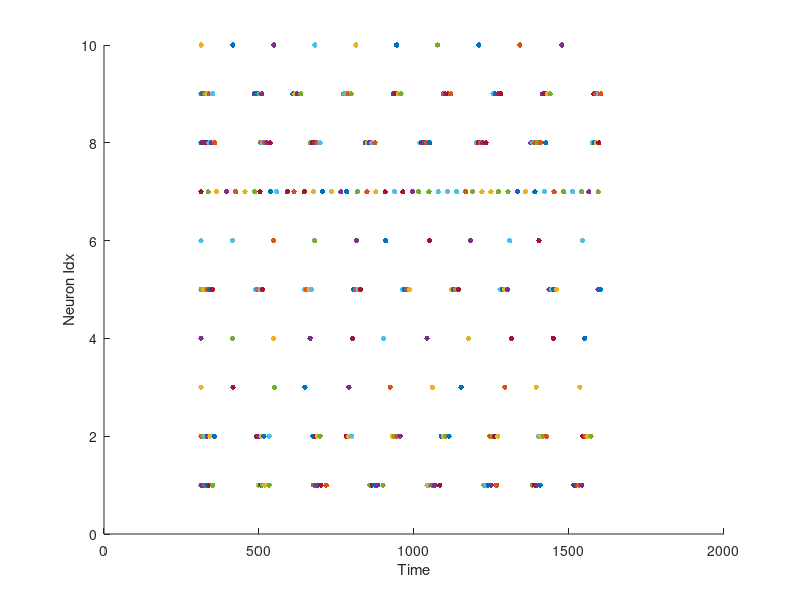

MATLAB code for this plot: (Note: this script raises an error after producing the figure.)

%{
Types of Neuron Models used
1 - regular spiking (excitatory)
2 - fast spiking (inhibitory)
3 - low-threshold spiking (inhibitory)
4 - chattering neurons (excitatory)
%}

warning('off')
% Number of Neurons
num_neu = 10;

% Random initialization of Neuron types
neu_list = zeros(num_neu,1);
for ii = 1:num_neu
    neu_list(ii) = randi([1,4],1,1);
end
M = size(neu_list,1);

% Activation matrix - Indicates which neurons receive an 
% external applied stimulus
act_mat = zeros(num_neu,1);
for jj = 1:num_neu
%     act_mat(ii,jj) = randi([0,1],1,1); % Choose this option to randomnly 
%     % decide which neurons to provide a stimulus to
    act_mat(jj) = 1;
end


% Simulation parameters
dt = 0.5;
T = 1000/dt;

% Different current initializations for applied current, synapse noise,
% synpatical connections, and total contributions of all the above
Iapp = zeros(T,M);
Isyn_noise = zeros(T,M);
Isyn = zeros(T,M);
Itot = zeros(T,M);

% Initializing Membrane Potential-related values
v = zeros(T,M); % Membrane Potential
v(1,:) = -70; % Initial Membrane Potential
u = zeros(T,M); % Membrane recovery potential
u(1,:) = -14; % Initial Membrane recovery potential

% Synapse model paramters
tg = 20; % time constant for first-order linear kinetics
frate = 0.004; % Rate of Possion Process
nsyn = 20; % Number of input synapses for purpose of noise modelling 
% (can be tuned)
r_nn = rand(T,nsyn,M); % Random numbers generated for Poisson Process
p_nn = zeros(nsyn,M); % Variable to update conductances based on Poisson Process
gin_nn = zeros(nsyn,M); % Conductances for Poisson Process
E_nn = zeros(nsyn,M); % Used as a variable in the Possion Process modelling
% of synapses
win_nn = zeros(nsyn,M); % Weight's for Poisson Process
% Select 15% random indices
idx_nn = randperm(numel(win_nn),round(numel(win_nn)*15/100)); 
% 0.1 weight assigned to 15% of all noisy connections
win_nn(idx_nn) = 0.1;


% Recurrent Parameters
gin_ij = zeros(M,M); % Conductances for neuron i to neuron j connections
E_ij = zeros(M,M); % Variable to help model synaptic connections
win_ij = zeros(M,M); % Weights for connections from neuron i to neuron j
% Select 15% random indices
idx_ij = randperm(numel(win_ij),round(numel(win_ij)*15/100));
% 15% of all recurrent connections have weights pulled out randomly from a
% Gaussian Distribution
win_ij(idx_ij) = gamrnd(4,0.007,1,round(numel(win_ij)*15/100));
% Make the matrix sparse, thereby allowing faster computation
win_ij = sparse(win_ij);

for t = 1:T-1
    for ii = 1:M
        ntype = neu_list(ii);
        % regular spiking
        if ntype == 1
            a = 0.02; % time scale of u
            b = 0.2; % sensitivity of recovery variable
            % after-spike reset value of v
            c = -65; % Deep voltage reset
            % after-spike reset of recovery variable
            d = 8; % large after-spike jump of u
            vthresh = 35; % threshold voltage
        end
        % fast spiking
        if ntype == 2
            a = 0.1; % fast recovery
            b = 0.2;
            c = -65;
            d = 2;
            vthresh = 35;
            % If inhibitory neuron, set Ej = -85
            E_ij(:,ii) = - 85;
        end
        % low-threshold spiking
        if ntype == 3
            a = 0.02; % fast recovery
            b = 0.25; % low firing thresholds
            c = -65;
            d = 2;
            vthresh = 35;
            % If inhibitory neuron, set Ej = -85
            E_ij(:,ii) = - 85;
        end
        % chattering neurons
        if ntype == 4
            a = 0.02;
            b = 0.2;
            c = -50; % very high voltage reset  
            d = 2; % moderate after-spike jump of u
            vthresh = 35;
        end
        for s = 1:nsyn
            if (t*dt > 150) && (t*dt < 800)
                if (act_mat(ii) == 1)
                    Iapp(t,ii) = 7;
                end
                if (r_nn(t,s,ii) <= frate*dt)
                    p_nn(s,ii) = 1;
                else
                    p_nn(s,ii) = 0;
                end
            else
                Iapp(t,ii) = 0;
                p_nn(s,ii) = 0;
            end
        end
        gin_nn(:,ii) = gin_nn(:,ii) + p_nn(:,ii);
        Isyn_noise(t,ii) = win_nn(:,ii).'*(gin_nn(:,ii).*E_nn(:,ii)) - ((win_nn(:,ii).')*gin_nn(:,ii))*v(t,ii);
        gin_nn = (1-dt/tg)*gin_nn;
        if v(t,ii) >= vthresh
            gin_ij(:,ii) = gin_ij(:,ii) + 1;
        end
%         if mod(ii,2) == 0
%             win_ij(ii-1,ii) = 1;
%             win_ij(ii,ii-1) = 1;
%         end
        Isyn(t,ii) = win_ij(:,ii).'*(gin_ij(:,ii).*E_ij(:,ii)) - ((win_ij(:,ii).')*gin_ij(:,ii))*v(t,ii);
        gin_ij = (1-dt/tg)*gin_ij;
        Itot(t,ii) = Iapp(t,ii) + Isyn_noise(t,ii) + Isyn(t,ii);
        if v(t,ii) < vthresh
            v(t+1,ii) = v(t,ii) + dt*(0.04*v(t,ii)^2 + 5*v(t,ii) + 140 - u(t,ii) + Itot(t,ii));
            u(t+1,ii) = u(t,ii) + dt*a*(b*v(t,ii)-u(t,ii));
        else
            v(t+1,ii) = c;
            u(t+1,ii) = u(t,ii) + d;
            v(t,ii) = 35;
            % Plotting spike raster
            if (ntype == 1 || ntype == 4)
                scatter(t,ii,15,"filled","black")
                hold on
                xlabel('Time');
                ylabel('Neuron Idx');
            else
                scatter(t,ii,15,"filled","red")
                hold on
                xlabel('Time');
                ylabel('Neuron Idx');
            end
        end
    end
end

figure
% f = figure('WindowState','maximized');
% pause(1);
tt = tiledlayout('flow');
tt.TileSpacing = 'compact';
tt.Padding = 'compact';

for ii = 1:M
    nexttile()
    plot(1:T, v(:,ii));
    grid on
    hold on
    plot(1:T, Iapp(:,ii));
    xlabel('Time');
    ylabel(['v N',num2str(ii)]);
end

figure
% f = figure('WindowState','maximized');
% pause(1);
for ii = 1:M
    nexttile()
    plot(1:T, Itot(:,ii));
    grid on
    hold on
    xlabel('Time');
    ylabel(['Itot N', num2str(ii)]);
end